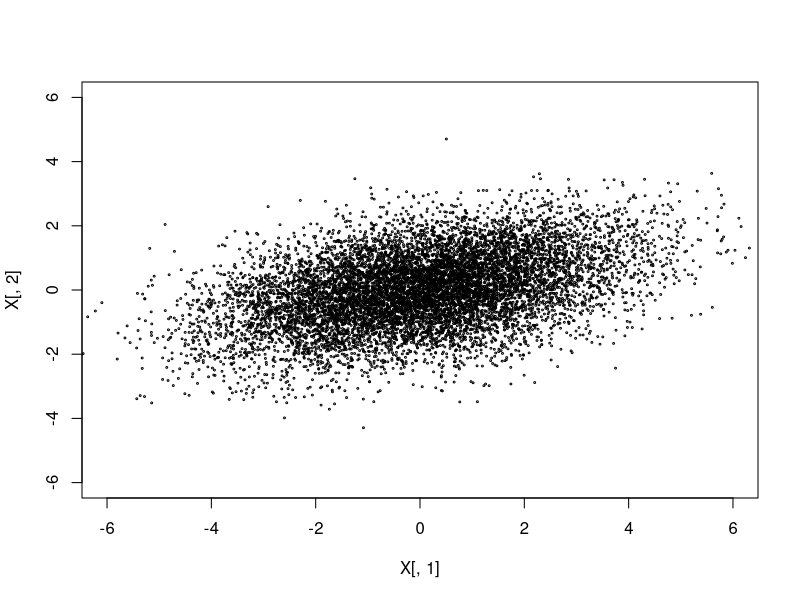
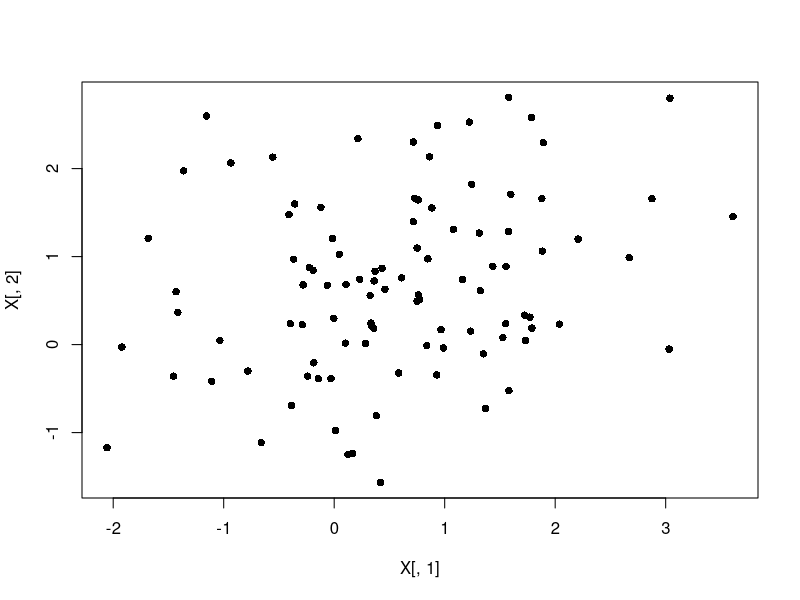
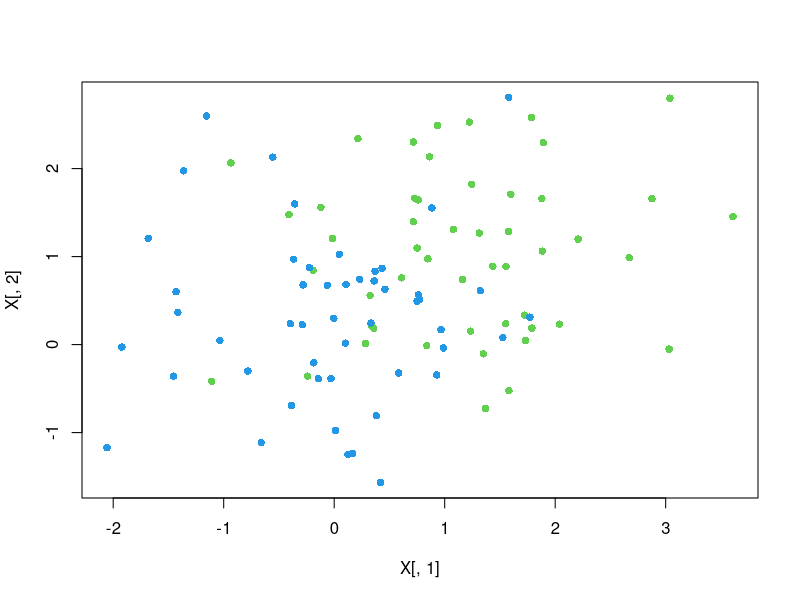
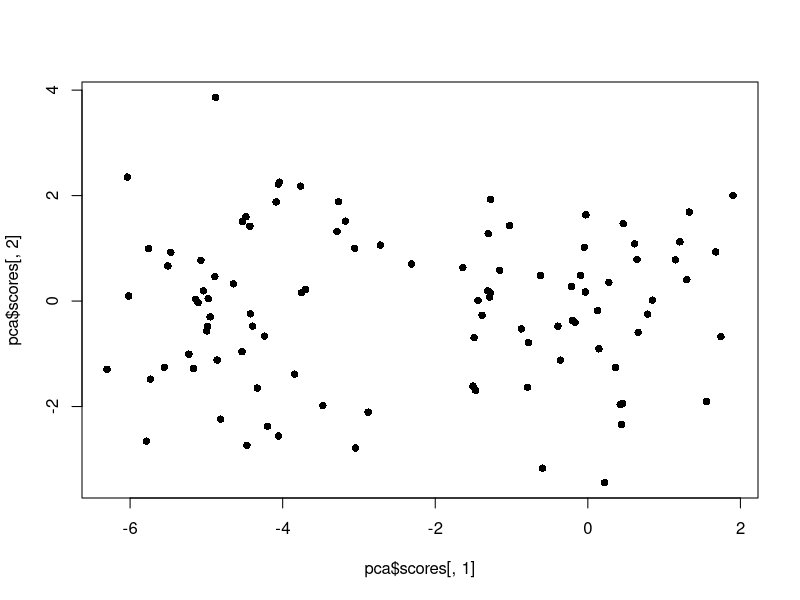
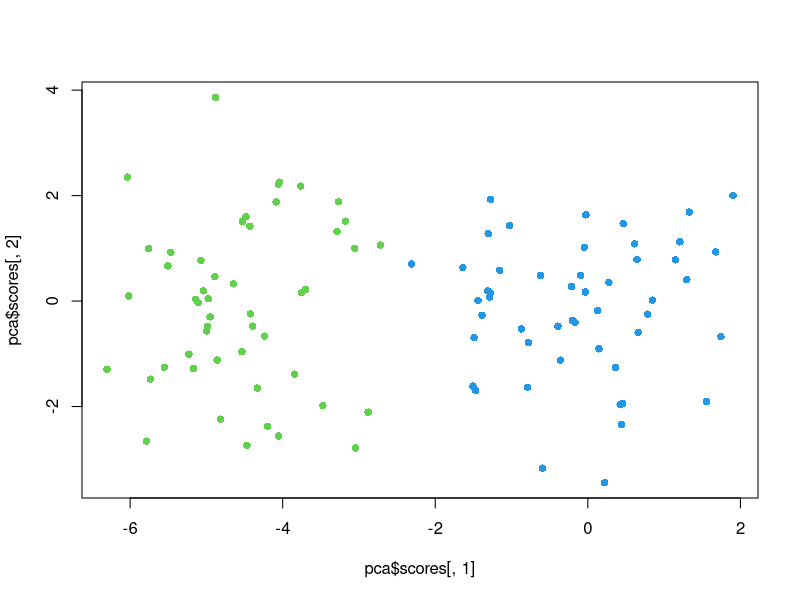
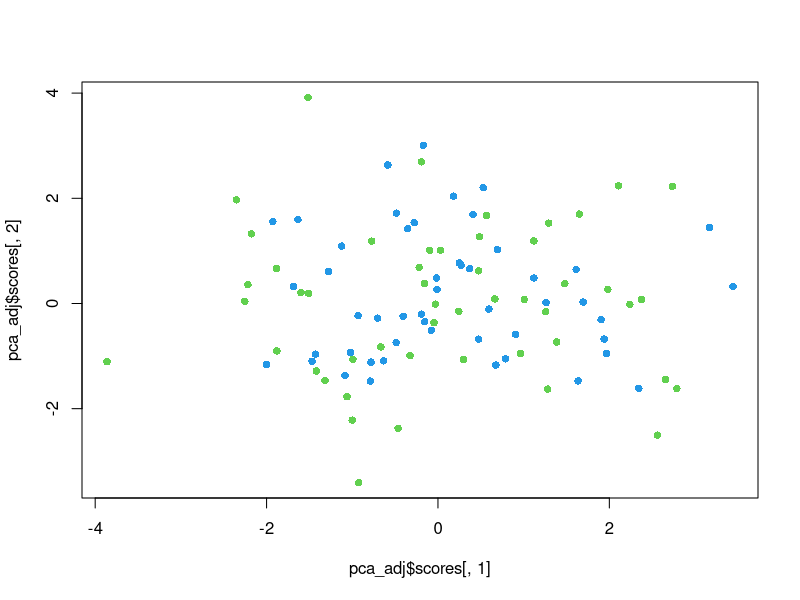
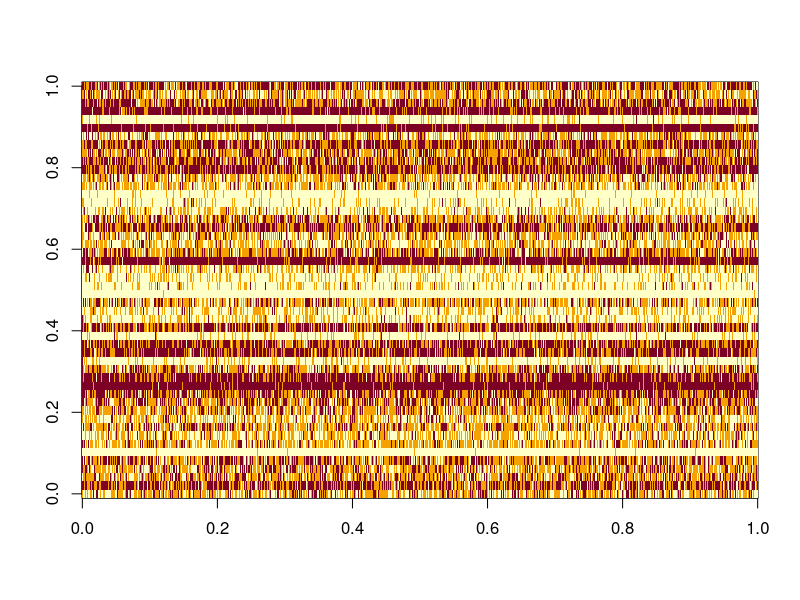
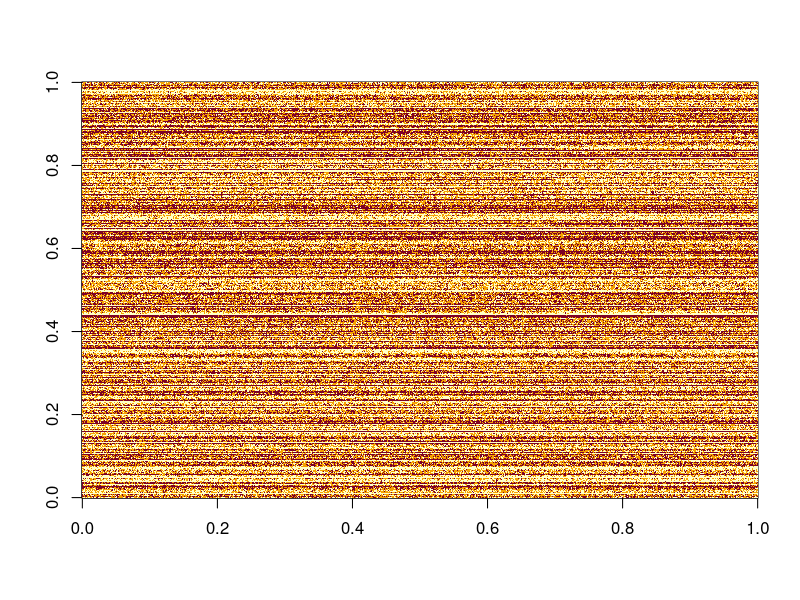

Write the R code that produced these figures, in order.
# Homework 7: Principal components analysis 
# 
# INSTRUCTIONS:
#   Run each step of the code below in R, and complete the problems.
#   Each problem requiring a response is indicated by "PROBLEM" in all caps.


# _____________________________________________________________________________
# Part 1: Covariance method of computing principal components

# Function to do PCA using the covariance method
pca_cov = function(X) {
  Cov_hat = cov(X)   ##calculate the covariance matrix of data
  eig = eigen(Cov_hat)  ##do eigen decomposition of the covaariance matrix to get the eigenvalue and eigenvectors.
  # Note: eigen() returns the eigvecs/vals in sorted order, from largest to smallest eigval.
  directions = eig$vectors  ##the direction of kth PC components are defined by the kth column of eigenvector matrix, which is a unit-length vector.
  scales = sqrt(abs(eig$values))  ##the scale of the kth PC components are defined by the square root of the kth diagonal elements of the matrix of eigenvalues.
  scores = X %*% directions   ##The score of X in the pc is defined as the dot product between the matrix of eigenvectors and the X matrix. The score of the nth X on the kth PC direction is the element on the nth row and kth column of the result matrix.
  return(list(scores=scores, directions=directions, scales=scales))
}

# PROBLEM 1A: Add a comment to each line of pca_cov to explain/justify it.



set.seed(1)
library(MASS)  # for generating multivariate normals

# Function to generate data from a bivariate normal with the given eigvals/vecs.
#   mu = mean vector
#   Cov = covariance matrix = ULU'
rbvn = function(n,mu,eigval1,eigval2,eigvec1,eigvec2) {
  U = cbind(eigvec1, eigvec2)
  L = diag(c(eigval1,eigval2))
  Cov = U %*% L %*% t(U)
  X = mvrnorm(n, mu, Cov)
  return(X)
}

# Generate data from a distribution with specified eigvals/eigvecs.
n = 10000
mu = c(0,0)
eigval1 = 2^2
eigval2 = 1
eigvec1 = c(3,1)/sqrt(10)
eigvec2 = c(-1,3)/sqrt(10)
X = rbvn(n, mu, eigval1, eigval2, eigvec1, eigvec2)
plot(X[,1],X[,2],xlim=c(-6,6),ylim=c(-6,6),cex=0.25)

# Do PCA
pca = pca_cov(X)

# Compare to true eigvals/vecs
eigval1
pca$scales[1]^2

eigval2
pca$scales[2]^2

eigvec1
pca$directions[,1]

eigvec2
pca$directions[,2]

# PROBLEM 1B: Based on the math/definitions, how would we expect the PC scales and directions to be related to the eigenvalues and eigenvectors?
## Answer: The PC scales should be equal to the square root of the eigenvalues, and the directions should be equal to the eigenvectors.
# PROBLEM 1C: Do the estimated eigvals/vecs above match the true eigvals/vecs exactly?  How do they differ?  Explain why they differ in this way.
## Answer: No, the estimated eigvals/vecs don't match the true eigval/vecs exactly. The estimated eigvals are very close to true values, but they are around the true values.
##         The estimated eigvecs are on the opposite directions comparing to the true directions, however, they are still represent the true directions where the data varies most.
##         And since the X is generated by random normal, thus the eigenvalue/eigenvector is slightly different with true value, but it is around true value.
# _____________________________________________________________________________
# Part 2: Visualizing high-dimensional data with PCA

# We can use the top few PCs to visualize the data.
# Let's try a slightly more interesting example. 
# The data doesn't have to come from a Gaussian.

# 20-dimensional data with two clusters
n = 100
p = 20
X = matrix(rnorm(p*n,0,1),ncol=p)
X[1:(n/2),] = X[1:(n/2),] + 1
plot(X[,1], X[,2], pch=16)  # first two data dimensions
plot(X[,1], X[,2], col=((1:n)>(n/2))+3, pch=16)

# PROBLEM 2A: Mathematically, what are the distributions of the two clusters in this example?
##Answer: The distribution of first clusters is a multivariate normal distribution with mean all equal to 1, variance of each Xp is 1, and no covariance between Xps.
#         The distribution of second clusters is a multivariate normal distribution with mean all equal to 0, variance of each Xp is 1, and no covariance between Xps.

# PROBLEM 2B: Roughly what do you expect the PC1 direction to be, based the distributions of the two clusters?
#Answer: I would expect the PC1 direction for this two dimensional clusters is [1/sqrt(20),..,1/sqrt(20)]
# PROBLEM 2C: Without the color coding, could you easily distinguish the two clusters
#   by plotting pairs of coordinates (e.g., dimension 1 versus dimension 2 as in the plots above)?
#Answer: No, it is not easy to distinguish the two clusters since their means on every coordinates don't differ too much, and the variance are same.


# Do PCA
pca = pca_cov(X)
pca$directions[,1:2]  # top two PCA directions
# Plot scores for top two PCA directions
plot(pca$scores[,1],pca$scores[,2], pch=16)
plot(pca$scores[,1],pca$scores[,2], col=((1:n)>(n/2))+3, pch=16)

# PROBLEM 2D: Can you more easily distinguish the two clusters using PC scores 1 and 2?
#             Was your guess regarding the PC1 direction correct?

#Answer:Yes, I can more easily distinguish the two clusters using top two PCs.
#       No, the direction of the PC1 is on the opposite direction of my guess.

# If PC1 represents unwanted variation, we can subtract it off:
X_adjusted = X - pca$scores[,1] %*% t(pca$directions[,1])

# PROBLEM 2E: Explain what the preceding line is doing, in terms
#   of the "best approximation" interpretation of PCA.
#Answer: The line is remove the partial value of X which is correlated to the PC1 component. By doing this, the remaining X-adujusted is not correlated with
#        the pc1 components, which is the values that correlated with variance between the clusters, and this value can give us information about the difference of X due to cluster's self-variance.


# If we run PCA after "adjusting for" PC1, the two clusters are no longer distinguishable.
pca_adj = pca_cov(X_adjusted)
plot(pca_adj$scores[,1],pca_adj$scores[,2], col=((1:n)>(n/2))+3, pch=16)

# PROBLEM 2F: 
#    What is a real-world example where we would want to make the clusters indistinguishable? (Give a one sentence answer.)
#Answer: We want to estimate whether confounding covariates is controlled in two groups of patients in the randomized clinical trial.
#    What is a real-world example where we would NOT want to make the clusters indistinguishable? (Give a one sentence answer.)
#Answer: We want to estimate whether there exists subgroup differenc in a group data.
# PROBLEM 2G: In pca_adj, the last PC scale is very small.  Why?
pca_adj$scales[20]
#Answer: This is because the variance on that direction has been subtracted by adjusted the X. In fact, that PC component is the top1 PC components of the original data.



# _____________________________________________________________________________
# Part 3: Comparing pca_cov (our version) to prcomp (built-in R version).

# This part uses the same X matrix as in part 2.

# Compare with prcomp, the built-in R version of PCA:
pca = pca_cov(X)  # our version
pc = prcomp(X)  # built-in R version

pca$scales  # we called them "scales"
pc$sdev  # prcomp calls them "sdev"

pca$directions[1:5,1:5]  # we called them "directions"
pc$rotation[1:5,1:5]  # prcomp calls them "rotation"
colSums(pca$directions * pc$rotation)

# PROBLEM 3A: What does a 1 or -1 mean in the output of the preceding line?
#             Why do we get -1 sometimes?  Does that mean that pca_cov is doing something wrong?
#Answer: 1 means the directions of two vectors are same, and -1 means the directions of two vectors are opposite.
#This is because the eigenvalues of those vector sum to 0, and have same absolute value. This may due to the decomposition procedure when computing the eigenvalues and 
#eigenvectors. No, this doesn't mean the pca_cov is wrong, in fact the vectors represent same direction line.


pca$scores[1:5,1:5]  # we called them "scores"
pc$x[1:5,1:5]  # prcomp calls them "x"

# Our scores differ from prcomp's "x" since prcomp computes centered scores:
colMeans(pc$x)

# We can compute centered scores using:
centered_scores = scale(pca$scores,center=T,scale=F)
centered_scores[1:5,1:5]

# PROBLEM 3B: Is centered_scores equal to pc$x or not? If not, in what way do they differ?
#No, they are not equal. for the PCs whose directions are opposite, the scores of X on those directions are also have different symbols,
# but the abosulte values of those scores are same.


# _____________________________________________________________________________
# Part 4: SVD method of computing PCA

# If ncol(X) is large (e.g., p>n), then the covariance method is slow.
# In this case, the SVD method is often used instead of the covariance method.
# A nice thing about the SVD method is that it more easily allows us to
# compute only the top few PCs, by using a truncated SVD.

# PROBLEM 4A: Complete the function pca_svd by replacing the parts indicated ___YOUR_ANSWER_HERE___.

# Do PCA using the SVD method
pca_svd = function(X, number_of_PCs=min(nrow(X),ncol(X))) {
  # Center to zero mean:
  X_centered = scale(X, center=T, scale=F)
  
  # SVD: X=UDV' (approximately if truncated SVD). 
  SVD = svd(X_centered, nu=number_of_PCs, nv=number_of_PCs)  # nu,nv specify truncation of rows,cols
  # Note: svd() returns U,D,V in sorted order, from largest to smallest singular value.
  
  directions = SVD$v
  
  scores = X%*%directions
  
  return(list(scores=scores, directions=directions))
}



# This part uses the same X matrix as in part 2.

# Run the two methods
a = pca_cov(X)
b = pca_svd(X)

a$directions[1:5,1:5]  # look at the first few entries
b$directions[1:5,1:5]  # look at the first few entries
colSums(a$directions * b$directions)

a$scores[1:5,1:5]  # look at the first few entries
b$scores[1:5,1:5]  # look at the first few entries

# PROBLEM 4B: Describe any differences you see.  If there are differences, are they justifiable or not?
# Answer: For the directions, there are still some pc directions on the opposite direction. They are justifiable.
# For the scores, they are different. After centerized the X, the scores are same for absolute value, and they are have different symbol
# for the PCs whose directions are opposite. these difference are have same reasons as described above. 


# ___________________________________________________________________________
# Part 5: Genotype example - PCA on high-dimensional data sets

# For high-dimensional data sets, computing only the top few PCs is much faster 
# than computing all of the PCs.  The truncated SVD facilitates this.

# Simulate genotype data from three populations
p = 10000  # number of loci
n1 = 400; n2 = 300; n3 = 300  # sizes of populations 1, 2, and 3
# Simulate population 1 allele frequency at each locus:
prob1 = runif(p)
# Make the population 2 allele frequency different at 40 randomly chosen loci:
prob2 = prob1; subset2 = sample(p,40); prob2[subset2] = runif(40)
# Make the population 3 allele frequency different at 80 randomly chosen loci:
prob3 = prob1; subset3 = sample(p,80); prob3[subset3] = runif(80)

# PROBLEM 5A: What percentage of loci have different allele frequency in:
#    (i) population 1 versus population 2?
# Answer: 40/10000=0.4% percentage of loci have different allele frequency.
#    (ii) population 1 versus population 3?
# Answer: 80/10000=0.8% percentage of loci have different allel frequency.

# Generate allele counts as Binomial(2,prob):
X1 = matrix(rbinom(n1*p, 2, prob1), ncol=p, byrow=T)  # simulated genotypes for subjects in population 1
X2 = matrix(rbinom(n2*p, 2, prob2), ncol=p, byrow=T)  # simulated genotypes for subjects in population 2
X3 = matrix(rbinom(n3*p, 2, prob3), ncol=p, byrow=T)  # simulated genotypes for subjects in population 3

# Put the data into a single n-by-p matrix X, where
#   X[i,j] = number of copies of allele A at locus j for subject i.
X = rbind(X1, X2, X3)
n = nrow(X)  # number of subjects

X[1:5,1:10]  # look at the first few entries

# Visualize the data for the first 50 loci and first 500 loci:
image(X[,1:50])
image(X[,1:500])  # (Be patient, this may take a few seconds to display...)

# PROBLEM 5B: 
#    In these image plots, which subsets of columns correspond to populations 1, 2, and 3?
#Answer: The poulation 1 is represented by (0.0-0.4), the population 2 is represented by (0.4-0.7), and the population 3 is represented by(0.7-1.0) of columns.
#    From these image plots, can you easily see which subjects belong
#    to different populations?  Why or why not?  Can you easily see which loci have 
#    different allele frequencies in different populations?  Why or why not?
#Answer:  No, it is not easily see the different populations, since there are only 0.4% of allels has different frequency in population 2 and 0.8% in population 3
#comparing to the population 1. 
# For some allels, we can see that there are difference between populations, however, it is not easily to be observed. Since there are 10000
# different allels and we only showed 500 allels in the image, which is already hard to observe.

# Just calling pca_svd(X) would take a long time to run.
# By specifying number_of_PCs=2, we can use the truncated SVD to more quickly compute the top 2 PCs:
pca = pca_svd(X, number_of_PCs=2)

# PROBLEM 5C: Make a scatterplot of the scores for the top two PCA directions, color coding the subjects
#    according to their true population.  Describe what you see.  Explain how this would be helpful if 
#    you didn't know how many populations there were or which subjects belonged to which population.
#    Do the distances between the populations in this scatterplot tell you anything useful about how
#    many loci have different allele frequencies between each pair of populations?
pca$Colour[1:400]="red"
pca$Colour[401:700]="black"
pca$Colour[701:1000]="blue"
plot(pca$scores[,1],pca$scores[,2],col=pca$Colour,pch=16)

#From the plot, we can see that there are three clusters which are separated clearly by top2 PCs. After we do the PCA, we can see that
# the populations are separated, and it is very easy to distinguish which subject belongs to which population, by calculating its top2 pc scores
# and plot and comparing to the cluster plot.  Yes, as the number of the different allele frequencies increase, the distance between the 
#clusters on the scatterplot is increasing.








